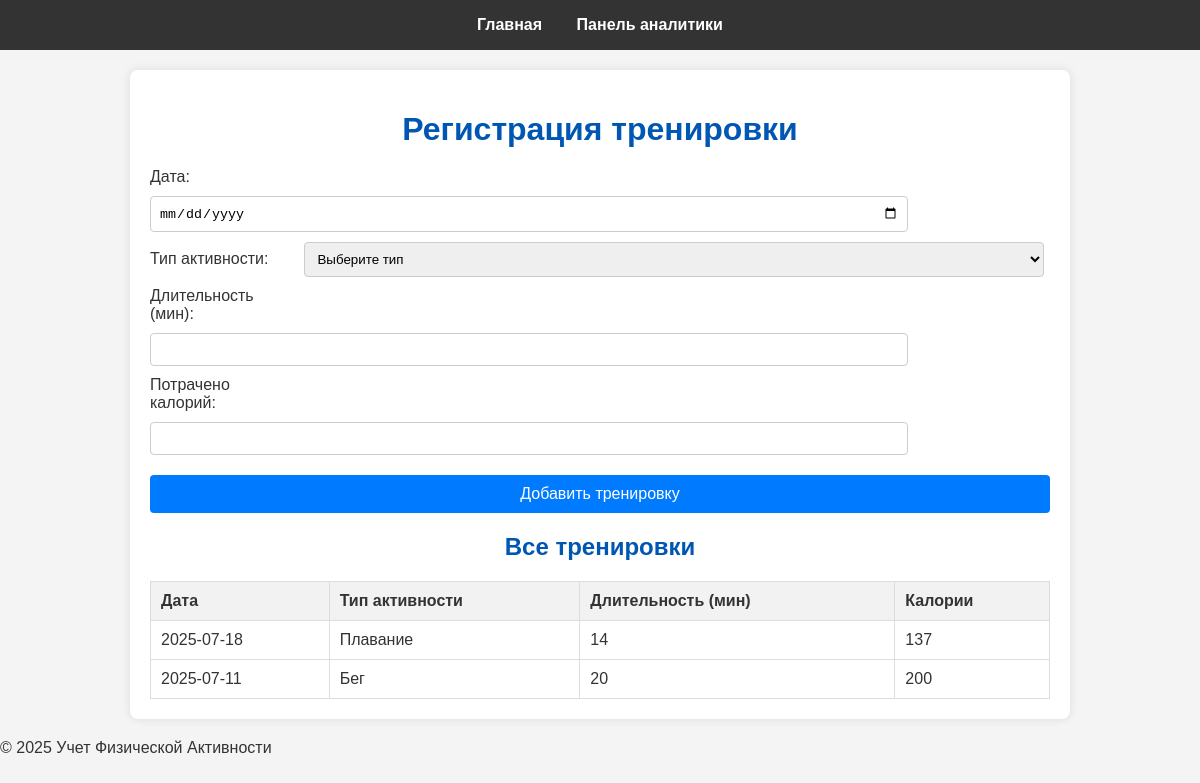
Before: / with the older database file.
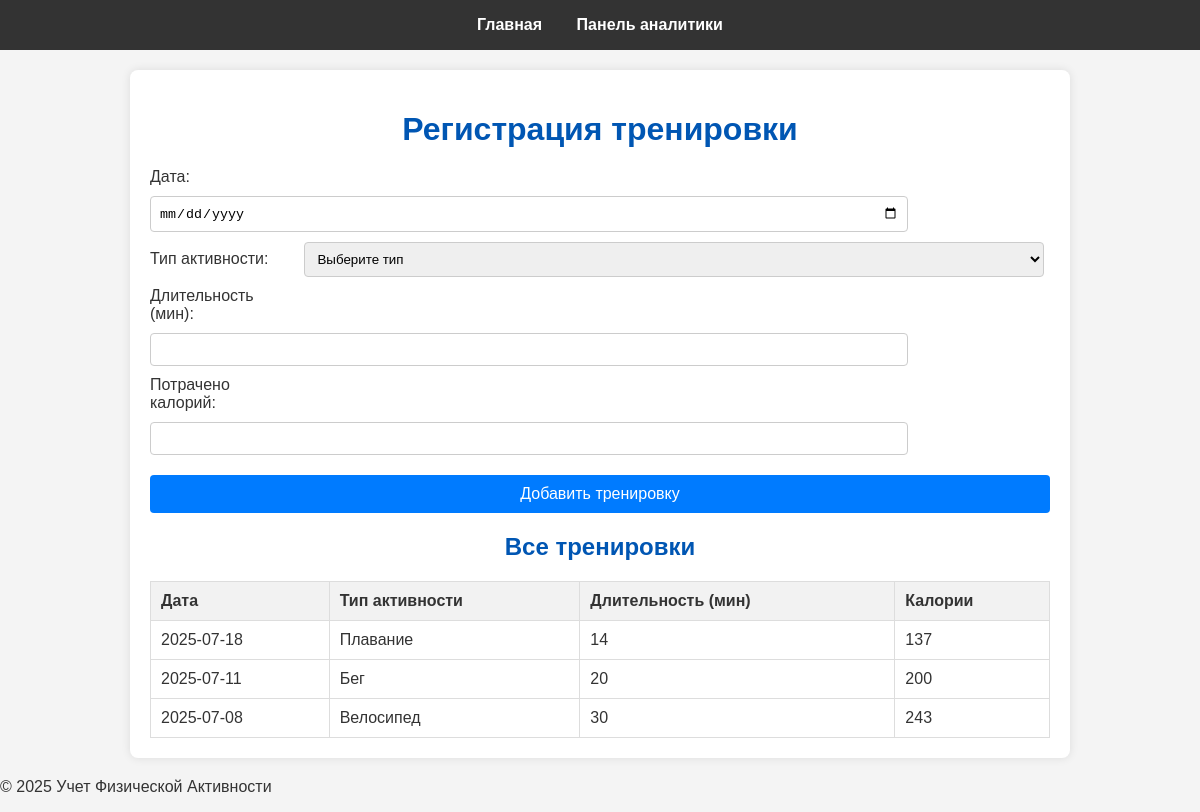
After: the same page with the newer database file.
### tables this page shows
CREATE TABLE workouts (
            id INTEGER PRIMARY KEY AUTOINCREMENT,
            date TEXT NOT NULL,
            activity_type TEXT NOT NULL,
            duration_minutes INTEGER NOT NULL,
            calories_burned INTEGER NOT NULL
        );

### app.py (the view)
@app.route('/')
def index():
    db = get_db()
    cursor = db.cursor()
    cursor.execute("SELECT * FROM workouts ORDER BY date DESC, id DESC")
    workouts = cursor.fetchall() # Получаем все записи
    return render_template('index.html', workouts=workouts)

### app.py (called while the page is built)
def get_db():
    db = getattr(g, '_database', None)
    if db is None:
        db = g._database = sqlite3.connect(DATABASE)
        db.row_factory = sqlite3.Row
    return db

@app.teardown_appcontext
def close_connection(exception):
    db = getattr(g, '_database', None)
    if db is not None:
        db.close()

### templates/index.html (shortened to what this page needs)
{% extends 'base.html' %}
{% block content %}
    <h1>Регистрация тренировки</h1>
    <form action="{{ url_for('log_workout') }}" method="post" class="workout-form">
        <label for="date">Дата:</label>
        <input type="date" id="date" name="date" ><br>
        <label for="activity_type">Тип активности:</label>
        <select id="activity_type" name="activity_type" required>
            <option value="">Выберите тип</option>
        </select><br>
        <label for="duration_minutes">Длительность (мин):</label>
        <input type="number" id="duration_minutes" name="duration_minutes" min="1" required><br>
        <label for="calories_burned">Потрачено калорий:</label>
        <input type="number" id="calories_burned" name="calories_burned" min="1" required><br>
        <button type="submit">Добавить тренировку</button>
    </form>
    <h2>Все тренировки</h2>
    {% if workouts %}
        <table>
            <thead>
                <tr>
                    <th>Дата</th>
                    <th>Тип активности</th>
                    <th>Длительность (мин)</th>
                    <th>Калории</th>
                </tr>
            </thead>
            <tbody>
                {% for workout in workouts %}
                <tr>
                    <td>{{ workout.date }}</td>
                    <td>{{ workout.activity_type }}</td>
                    <td>{{ workout.duration_minutes }}</td>
                    <td>{{ workout.calories_burned }}</td>
                </tr>
                {% endfor %}
            </tbody>
        </table>
    {% else %}
        <p>Пока нет зарегистрированных тренировок.</p>
    {% endif %}
{% endblock %}

Changed rows visible on the page:
added workouts: date "2025-07-08", activity_type "Велосипед", duration_minutes "30", calories_burned "243"
